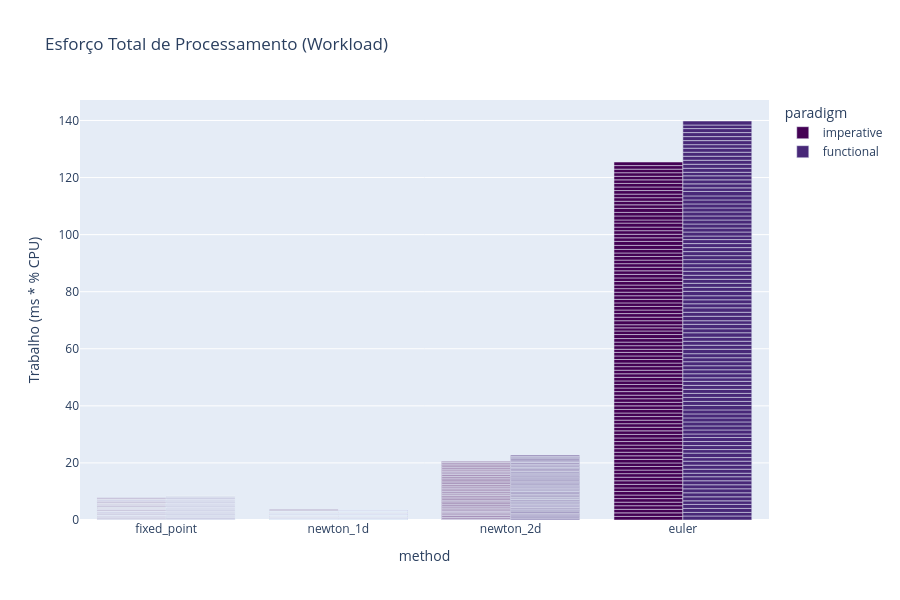

The cell this chart's notebook holds for it:
### Code cell
fig4 = px.bar(df, x="method", y="cpu_workload", color="paradigm",
             barmode="group",
             title="Esforço Total de Processamento (Workload)",
             labels={"cpu_workload": "Trabalho (ms * % CPU)"},
             color_discrete_sequence=px.colors.sequential.Viridis)

fig4.update_layout(height=600)
fig4.show()

### Figure 1 — Plotly figure (JSON) as saved in the notebook; plotly's stock layout.template omitted (floating-point values rounded to 4 significant figures; data arrays with more than 128 entries replaced by an {"elided": "..."} marker saying what was removed)
{"data": [{"alignmentgroup": "True", "hovertemplate": "paradigm=imperative<br>method=%{x}<br>Trabalho (ms * % CPU)=%{y}<extra></extra>", "legendgroup": "imperative", "marker": {"color": "#440154", "pattern": {"shape": ""}}, "name": "imperative", "offsetgroup": "imperative", "orientation": "v", "showlegend": true, "textposition": "auto", "type": "bar", "x": {"elided": "400 str values"}, "xaxis": "x", "y": {"elided": "400 float values"}, "yaxis": "y"}, {"alignmentgroup": "True", "hovertemplate": "paradigm=functional<br>method=%{x}<br>Trabalho (ms * % CPU)=%{y}<extra></extra>", "legendgroup": "functional", "marker": {"color": "#482878", "pattern": {"shape": ""}}, "name": "functional", "offsetgroup": "functional", "orientation": "v", "showlegend": true, "textposition": "auto", "type": "bar", "x": {"elided": "400 str values"}, "xaxis": "x", "y": {"elided": "400 float values"}, "yaxis": "y"}], "layout": {"barmode": "group", "height": 600, "legend": {"title": {"text": "paradigm"}, "tracegroupgap": 0}, "title": {"text": "Esforço Total de Processamento (Workload)"}, "xaxis": {"anchor": "y", "domain": [0, 1], "title": {"text": "method"}}, "yaxis": {"anchor": "x", "domain": [0, 1], "title": {"text": "Trabalho (ms * % CPU)"}}}}
